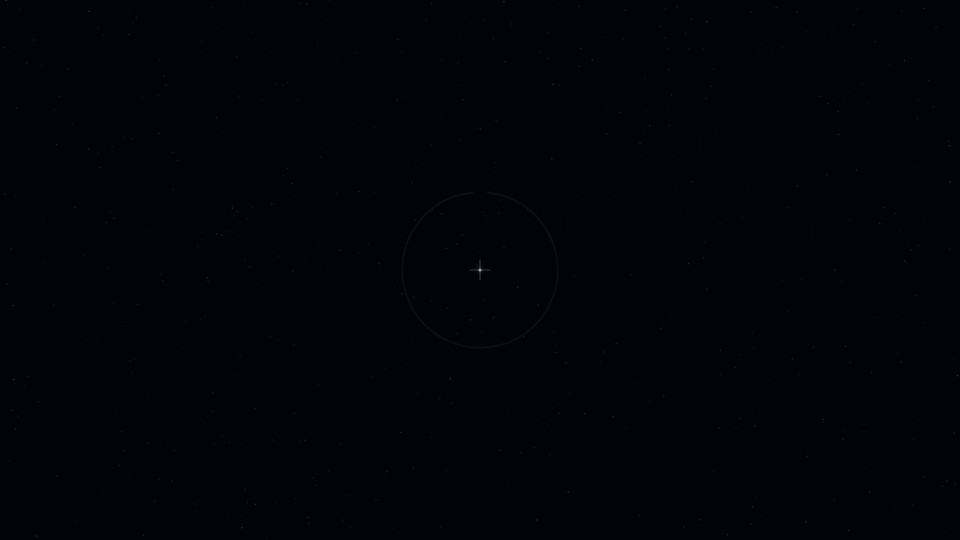
Frame 1 (no input)
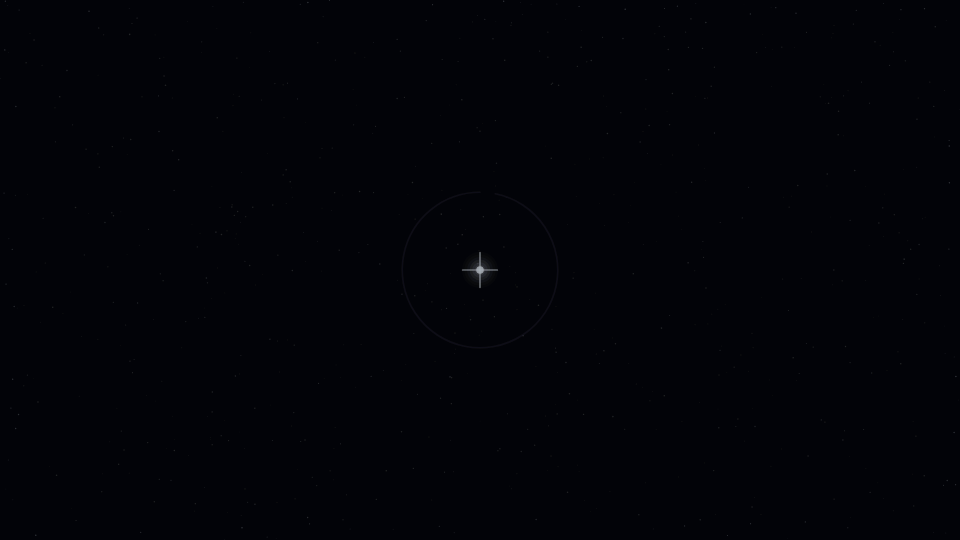
Frame 60 (no input)
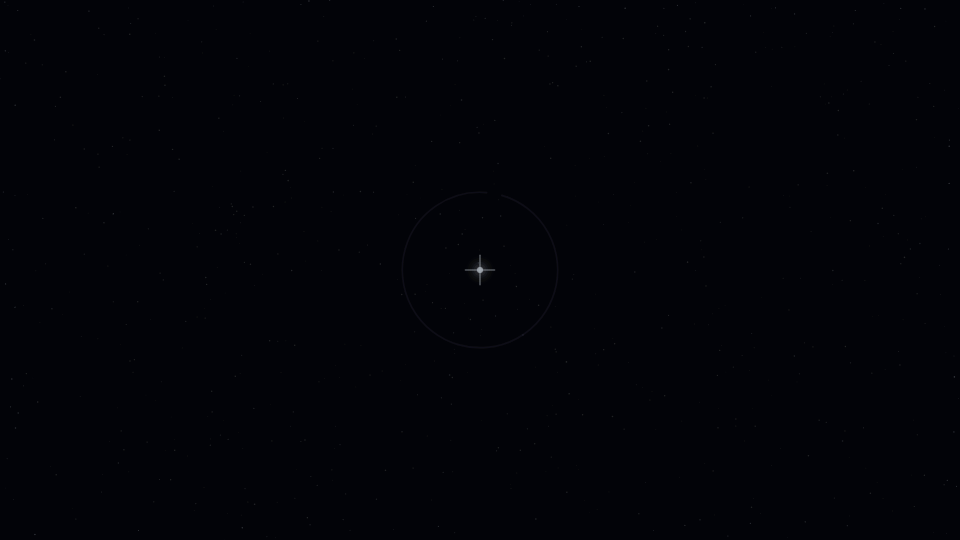
Frame 120 (the mouse pressed at the canvas centre since frame 60)

The p5.js sketch that drew these frames (run headless with seeded random() and noise() and a simulated clock; from frame 60 on, the mouse is pressed at the canvas centre):

// p5.js sketch
// ── sketch.js
// Sacred Generative Architect - Cosmic Pulse Mandala Loop
// Density-linked version:
// - Pulse phase: fewer rays / fewer petals / smaller radius
// - Formation phase: more rays / more petals / radius expands
// - Rotation phase: expanded & dense state rotates slowly
// - Fade phase: radius contracts and density decreases
// - Return: back to a minimal pulse state
//
// Visual flow:
// black cosmos -> tiny star pulse -> blue-violet geometry emerges
// -> mandala expands & densifies -> slow rotation
// -> weakens & contracts -> pulse -> loop

const DEBUG = false;

let fps = 30;
let DURATION = 60;
let particles = [];
let seed;

// palette
const PALETTE = {
  bg: [2, 3, 8],
  star: [235, 245, 255],
  violet: [130, 110, 255],
  blue: [90, 170, 255],
  soft: [170, 150, 255]
};

// pulse tuning
const PULSE = {
  bpm: 36,
  strengthMin: 0.45,
  strengthMax: 1.25,
  macroSpeed: 0.10,

  coreBase: 3.2,
  coreAmp: 7.0,
  coreAlphaBase: 35,
  coreAlphaAmp: 120,
  haloLayers: 10,
  haloSize: 22,
  haloAlpha: 26
};

function setup() {
  createCanvas(960, 540);
  frameRate(fps);
  pixelDensity(1);

  seed = 12345;
  randomSeed(seed);
  noiseSeed(seed);

  for (let i = 0; i < 700; i++) {
    particles.push(new Particle());
  }
}

function draw() {
  const t = (frameCount / fps) % DURATION;
  const scene = getScene(t);

  background(PALETTE.bg[0], PALETTE.bg[1], PALETTE.bg[2]);

  drawSpaceDust(t);

  // pulse signals
  const macro = lerp(
    PULSE.strengthMin,
    PULSE.strengthMax,
    0.5 + 0.5 * sin(t * PULSE.macroSpeed)
  );

  const beat = heartbeat(t, PULSE.bpm);
  const pulse = beat * macro;

  // scene envelopes
  const pulseEnv = getPulseEnvelope(scene);
  const geoEnv = getGeometryEnvelope(scene);
  const mandalaEnv = getMandalaEnvelope(scene);
  const rotEnv = getRotationEnvelope(scene);

  // radius flow: center -> expand -> rotate expanded -> contract -> center
  const radiusFlow = getRadiusFlow(scene);

  // ✅ density flow: sparse -> dense -> sparse
  const densityFlow = getDensityFlow(scene);

  push();
  translate(width / 2, height / 2);

  rotate(getRotationAmount(t, rotEnv));

  drawEmergingGeometry(t, geoEnv, pulse, radiusFlow, densityFlow);
  drawMandala(t, mandalaEnv, pulse, radiusFlow, densityFlow);
  drawEnsoBarrier(t, scene, radiusFlow);
  drawCenterStar(t, pulseEnv, pulse);

  pop();

  vignetteUltraSoft();

  if (DEBUG) {
    drawDebug(t, scene, pulseEnv, geoEnv, mandalaEnv, rotEnv, radiusFlow, densityFlow);
  }
}

// -------------------- scene structure --------------------

function getScene(t) {
  if (t < 10) return { name: "PULSE", p: t / 10 };
  if (t < 20) return { name: "EMERGE", p: (t - 10) / 10 };
  if (t < 32) return { name: "FORM", p: (t - 20) / 12 };
  if (t < 45) return { name: "ROTATE", p: (t - 32) / 13 };
  if (t < 52) return { name: "FADE_ROT", p: (t - 45) / 7 };
  return { name: "RETURN", p: (t - 52) / 8 };
}

function getPulseEnvelope(scene) {
  if (scene.name === "PULSE") return 1.0;
  if (scene.name === "EMERGE") return 1.0;
  if (scene.name === "FORM") return 0.9;
  if (scene.name === "ROTATE") return 0.7;
  if (scene.name === "FADE_ROT") return 0.8;
  if (scene.name === "RETURN") return lerp(0.85, 1.0, scene.p);
  return 1.0;
}

function getGeometryEnvelope(scene) {
  if (scene.name === "PULSE") return 0.0;
  if (scene.name === "EMERGE") return smoothstep(0, 1, scene.p);
  if (scene.name === "FORM") return 1.0;
  if (scene.name === "ROTATE") return 1.0;
  if (scene.name === "FADE_ROT") return 0.9;
  if (scene.name === "RETURN") return lerp(0.8, 0.15, scene.p);
  return 0.0;
}

function getMandalaEnvelope(scene) {
  if (scene.name === "PULSE") return 0.0;
  if (scene.name === "EMERGE") return lerp(0.0, 0.35, scene.p);
  if (scene.name === "FORM") return smoothstep(0, 1, scene.p);
  if (scene.name === "ROTATE") return 1.0;
  if (scene.name === "FADE_ROT") return 0.95;
  if (scene.name === "RETURN") return lerp(0.9, 0.10, scene.p);
  return 0.0;
}

function getRotationEnvelope(scene) {
  if (scene.name === "PULSE") return 0.0;
  if (scene.name === "EMERGE") return 0.0;
  if (scene.name === "FORM") return lerp(0.0, 0.3, scene.p);
  if (scene.name === "ROTATE") return smoothstep(0, 1, scene.p);
  if (scene.name === "FADE_ROT") return lerp(1.0, 0.0, scene.p);
  if (scene.name === "RETURN") return 0.0;
  return 0.0;
}

// center -> expand -> rotate expanded -> contract -> center
function getRadiusFlow(scene) {
  if (scene.name === "PULSE") return 0.10;
  if (scene.name === "EMERGE") return lerp(0.10, 0.35, smoothstep(0, 1, scene.p));
  if (scene.name === "FORM") return lerp(0.35, 1.00, smoothstep(0, 1, scene.p));
  if (scene.name === "ROTATE") return 1.00;
  if (scene.name === "FADE_ROT") return lerp(1.00, 0.28, smoothstep(0, 1, scene.p));
  if (scene.name === "RETURN") return lerp(0.28, 0.10, smoothstep(0, 1, scene.p));
  return 0.10;
}

// ✅ sparse -> dense -> sparse
function getDensityFlow(scene) {
  if (scene.name === "PULSE") return 0.08;
  if (scene.name === "EMERGE") return lerp(0.08, 0.35, smoothstep(0, 1, scene.p));
  if (scene.name === "FORM") return lerp(0.35, 1.00, smoothstep(0, 1, scene.p));
  if (scene.name === "ROTATE") return 1.00;
  if (scene.name === "FADE_ROT") return lerp(1.00, 0.25, smoothstep(0, 1, scene.p));
  if (scene.name === "RETURN") return lerp(0.25, 0.08, smoothstep(0, 1, scene.p));
  return 0.08;
}

// -------------------- heartbeat --------------------

function heartbeat(t, bpm) {
  const hz = bpm / 60.0;
  const x = (t * hz) % 1.0;

  const p1 = expPulse(x, 0.22, 0.10, 1.0);
  const p2 = expPulse(x, 0.48, 0.14, 0.45);

  return constrain(0.08 + p1 + p2, 0, 1);
}

function expPulse(x, mu, sigma, amp) {
  const d = x - mu;
  return amp * Math.exp(-(d * d) / (2 * sigma * sigma));
}

// -------------------- particles --------------------

function drawSpaceDust(t) {
  noStroke();
  for (const p of particles) {
    p.update(t);
    const tw = p.twinkle(t);

    fill(
      PALETTE.star[0],
      PALETTE.star[1],
      PALETTE.star[2],
      18 + 42 * tw
    );
    circle(p.x, p.y, p.r);
  }
}

// -------------------- center star --------------------

function drawCenterStar(t, pulseEnv, pulse) {
  const coreR = 2.0 + 6.0 * pulse * pulseEnv;
  const haloR = 10 + 34 * pulse * pulseEnv;
  const haloA = 10 + 55 * pulse * pulseEnv;

  noStroke();

  for (let i = 0; i < 8; i++) {
    const u = (i + 1) / 8;
    fill(
      PALETTE.star[0],
      PALETTE.star[1],
      PALETTE.star[2],
      haloA * (1 - u) * 0.55
    );
    circle(0, 0, haloR * u);
  }

  fill(PALETTE.star[0], PALETTE.star[1], PALETTE.star[2], 220);
  circle(0, 0, coreR);

  stroke(PALETTE.star[0], PALETTE.star[1], PALETTE.star[2], 70 + 80 * pulse);
  strokeWeight(1 + 0.8 * pulse);
  line(-8 - 10 * pulse, 0, 8 + 10 * pulse, 0);
  line(0, -8 - 10 * pulse, 0, 8 + 10 * pulse);
}

// -------------------- emerging geometry --------------------

function drawEmergingGeometry(t, geoEnv, pulse, radiusFlow, densityFlow) {
  if (geoEnv <= 0.001) return;

  // ✅ ring count also breathes with density
  const ringCount = max(1, floor(lerp(1, 7, densityFlow)));

  const maxR = min(width, height) * lerp(0.08, 0.24, radiusFlow) * (1.0 + 0.04 * pulse);

  noFill();

  for (let i = 1; i <= ringCount; i++) {
    const r = (i / ringCount) * maxR;

    stroke(
      PALETTE.blue[0],
      PALETTE.blue[1],
      PALETTE.blue[2],
      18 + 40 * geoEnv
    );
    strokeWeight(1.3 + 0.4 * pulse);
    circle(0, 0, r * 2);
  }

  // ✅ spoke count linked to density
  const spokeCount = max(6, floor(lerp(6, 56, densityFlow)));
  const spokeLen = min(width, height) * lerp(0.10, 0.30, radiusFlow) * (1.0 + 0.06 * pulse);

  for (let i = 0; i < spokeCount; i++) {
    const a = (TWO_PI * i) / max(1, spokeCount);
    const shimmer = 0.75 + 0.35 * noise(i * 0.14, t * 0.6);

    stroke(
      PALETTE.violet[0],
      PALETTE.violet[1],
      PALETTE.violet[2],
      (22 + 48 * geoEnv) * shimmer
    );
    strokeWeight(1.6 + 0.8 * pulse);
    line(0, 0, cos(a) * spokeLen, sin(a) * spokeLen);
  }
}

// -------------------- mandala --------------------

function drawMandala(t, mandalaEnv, pulse, radiusFlow, densityFlow) {
  if (mandalaEnv <= 0.001) return;

  // ✅ layer count linked to density
  const layers = max(1, floor(lerp(1, 5, densityFlow)));

  // ✅ petal count linked to density
  const petals = max(4, floor(lerp(4, 28, densityFlow)));

  noFill();

  for (let L = 0; L < layers; L++) {
    const innerScale = lerp(0.05, 0.15, radiusFlow);
    const layerGap = lerp(0.035, 0.075, radiusFlow);
    const baseR = min(width, height) * (innerScale + L * layerGap);

    const rr = baseR * (1.0 + 0.05 * pulse);

    for (let i = 0; i < petals; i++) {
      const a = (TWO_PI * i) / petals;

      push();
      rotate(a);

      const w = rr * 0.34;
      const h = rr * 0.92;

      stroke(
        lerp(PALETTE.blue[0], PALETTE.soft[0], L / max(1, layers - 1)),
        lerp(PALETTE.blue[1], PALETTE.soft[1], L / max(1, layers - 1)),
        lerp(PALETTE.blue[2], PALETTE.soft[2], L / max(1, layers - 1)),
        24 + 78 * mandalaEnv
      );
      strokeWeight(1.2 + 0.9 * pulse);

      beginShape();
      vertex(0, -rr * 0.12);
      bezierVertex(w, -h * 0.25, w, -h * 0.85, 0, -h);
      bezierVertex(-w, -h * 0.85, -w, -h * 0.25, 0, -rr * 0.12);
      endShape();

      pop();
    }

    stroke(
      PALETTE.soft[0],
      PALETTE.soft[1],
      PALETTE.soft[2],
      18 + 52 * mandalaEnv
    );
    strokeWeight(1.2 + 0.5 * pulse);
    circle(0, 0, rr * 1.55);
  }
}

// -------------------- enso barrier --------------------

function drawEnsoBarrier(t, scene, radiusFlow) {
  let strength = 0.0;
  if (scene.name === "PULSE") strength = 0.25;
  else if (scene.name === "EMERGE") strength = 0.45;
  else if (scene.name === "FORM") strength = 0.65;
  else if (scene.name === "ROTATE") strength = 0.75;
  else if (scene.name === "FADE_ROT") strength = 0.60;
  else if (scene.name === "RETURN") strength = lerp(0.50, 0.28, scene.p);

  const R = min(width, height) * lerp(0.12, 0.36, radiusFlow);

  const alpha = lerp(12, 68, strength);
  const weight = lerp(1.3, 2.8, strength);

  let gap = 0.10;
  let align = 0.0;

  if (scene.name === "FORM") {
    align = lerp(0.0, 0.35, scene.p);
    gap = lerp(0.12, 0.18, scene.p);
  } else if (scene.name === "ROTATE") {
    align = 0.25;
    gap = 0.16;
  } else if (scene.name === "FADE_ROT") {
    align = lerp(0.25, 0.0, scene.p);
    gap = 0.13;
  }

  const gapCenterDrift = -HALF_PI + 0.28 * sin(t * 0.18);
  const gapCenterPrayer = -HALF_PI;
  const gapCenter = lerpAngle(gapCenterDrift, gapCenterPrayer, align);

  const startA = gapCenter + gap;
  const endA = gapCenter + TWO_PI - gap;

  noFill();
  stroke(
    PALETTE.soft[0],
    PALETTE.soft[1],
    PALETTE.soft[2],
    alpha
  );
  strokeWeight(weight);

  const wob = 1.0 + 0.005 * (noise(500, t * 0.12) - 0.5);
  arc(0, 0, R * 2 * wob, R * 2 * wob, startA, endA);
}

function lerpAngle(a, b, t) {
  let d = ((b - a + PI) % (TWO_PI)) - PI;
  return a + d * t;
}

// -------------------- rotation --------------------

function getRotationAmount(t, rotEnv) {
  const base = t * 0.022;
  return base * rotEnv;
}

// -------------------- helpers --------------------

function smoothstep(edge0, edge1, x) {
  x = constrain((x - edge0) / (edge1 - edge0), 0, 1);
  return x * x * (3 - 2 * x);
}

function vignetteUltraSoft() {
  noStroke();
  for (let i = 0; i < 14; i++) {
    const a = map(i, 0, 13, 0, 12);
    fill(0, a);
    rect(i * 2, i * 2, width - i * 4, height - i * 4);
  }
}

function drawDebug(t, scene, pulseEnv, geoEnv, mandalaEnv, rotEnv, radiusFlow, densityFlow) {
  noStroke();
  fill(255);
  textSize(15);
  textAlign(LEFT, TOP);
  text(
    `t=${nf(t, 2, 2)} scene=${scene.name} pulse=${nf(pulseEnv, 1, 2)} geo=${nf(geoEnv, 1, 2)} mandala=${nf(mandalaEnv, 1, 2)} rot=${nf(rotEnv, 1, 2)} radius=${nf(radiusFlow, 1, 2)} density=${nf(densityFlow, 1, 2)}`,
    12,
    12
  );
}

// -------------------- particle --------------------

class Particle {
  constructor() {
    this.x = random(width);
    this.y = random(height);
    this.r = random(0.5, 1.6);
    this.spd = random(0.03, 0.16);
    this.off = random(1000);
  }

  update(t) {
    const nx = noise(this.off, t * 0.08) - 0.5;
    const ny = noise(this.off + 77.7, t * 0.08) - 0.5;

    this.x += nx * this.spd;
    this.y += ny * this.spd;

    if (this.x < 0) this.x = width;
    if (this.x > width) this.x = 0;
    if (this.y < 0) this.y = height;
    if (this.y > height) this.y = 0;
  }

  twinkle(t) {
    return 0.55 + 0.45 * noise(this.off * 0.03, t * 0.35);
  }
}
